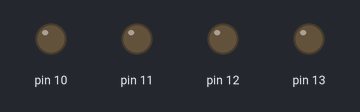
A sketch run on a simulated Arduino Uno, built with avr-gcc and run on an emulated ATmega328P. Shown: output pins drawn as LEDs (lit = HIGH).

Above: at 0.03 s.
At 0.64 s:
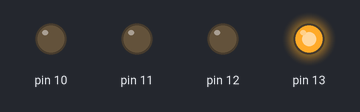
At 1.25 s:
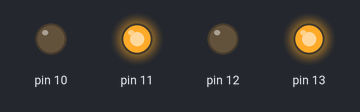
At 2.54 s:
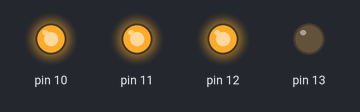
At 3.83 s:
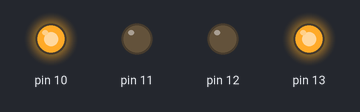
At 5.13 s:
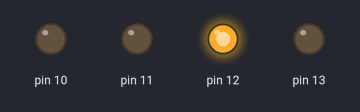
Timing chart, 0 to 5.4 s (numbered marks = the images above):
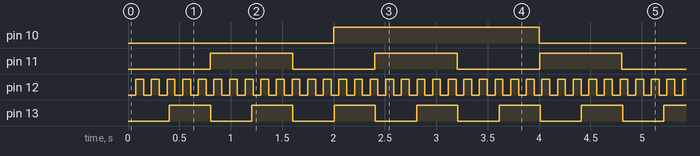

The sketch:

Blinkers.ino
```cpp
/* LED Runloop Blink

 Turns on and off a light emitting diode(LED) connected to a digital
 pin, without using the delay() function.  This means that other code
 can run at the same time without being interrupted by the LED code.

 Modified from example code to use classes to be more OOPy

 The circuit:
 LEDs attached from pins 10,11,12, and 13 to ground.
 */

//#include "OopFix.h"
#include "LED.h"

int ledState = LOW;             // ledState used to set the LED
long previousMillis = 0;        // will store last time LED was updated
long interval = 1000;           // interval at which to blink (milliseconds)
LED *led13;
LED *led12;
LED *led11;
LED *led10;


void setup() {
  Serial.begin(9600);

  // set the digital pin as output:
  led13 = new LED(13);
  led12 = new LED(12);
  led11 = new LED(11);
  led10 = new LED(10);

  led13->Pulse(400);
  led12->Pulse(75);
  led11->Pulse(800);
  led10->Pulse(2000);

}

void loop()
{
  //unsigned long currentMillis = millis();
  //Serial.println(currentMillis);

  led13->Update();
  led12->Update();
  led11->Update();
  led10->Update();
}
```

LED.cpp
```cpp
#include "Arduino.h"
#include "LED.h"

int _pin;
unsigned long _previousMillis = 0;
unsigned long _interval;
long _ledState = LOW;

LED::LED(int pin) {
  pinMode(pin,OUTPUT);
  _pin = pin;
}

void LED::Pulse(int interval) {
  _interval = interval;
}

void LED::Update() {
  unsigned long currentMillis = millis();

  unsigned long deltaMillis = currentMillis - _previousMillis;

  //if greater than the specified interval or if less than 0 (we ran out of numbers)
  if(deltaMillis > _interval || deltaMillis < 0) {
    // save the last time you blinked the LED
    _previousMillis = currentMillis;

    // if the LED is off turn it on and vice-versa:
    if (_ledState == LOW)
      _ledState = HIGH;
    else
      _ledState = LOW;

    // set the LED with the ledState of the variable:
    digitalWrite(_pin, _ledState);
  }
}
```

LED.h
```cpp
#ifndef LED_h
#define LED_h
class LED
{
  public:
    LED(int pin);
    void Pulse(int interval);
    void Update();
  private:
    int _pin;
    unsigned long _previousMillis;
    unsigned long _interval;
    long _ledState;
};
#endif
```

Measured:
- by itself, pin 10: alternates HIGH for 2.0 s and LOW for 2.0 s
- by itself, pin 11: alternates HIGH for 0.80 s and LOW for 0.80 s
- by itself, pin 12: alternates HIGH for 0.08 s and LOW for 0.08 s
- by itself, pin 13: alternates HIGH for 0.40 s and LOW for 0.40 s
